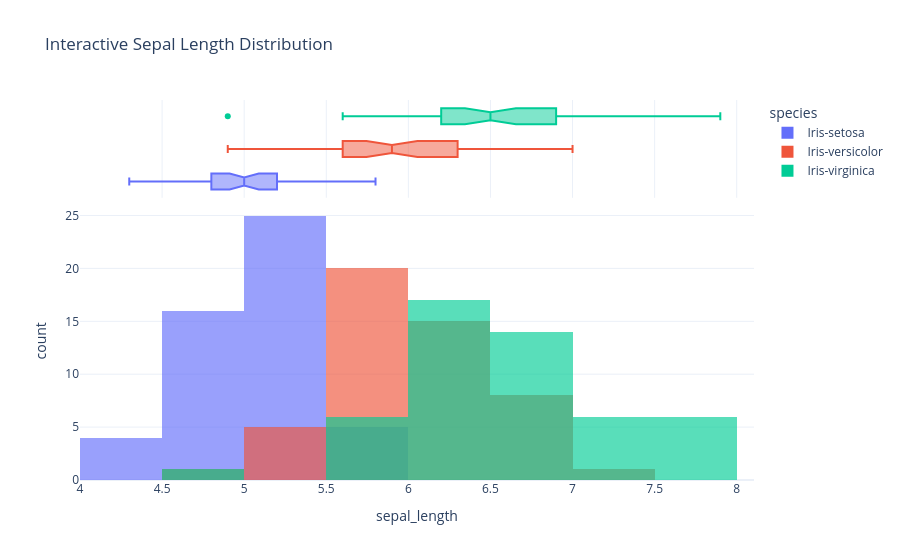
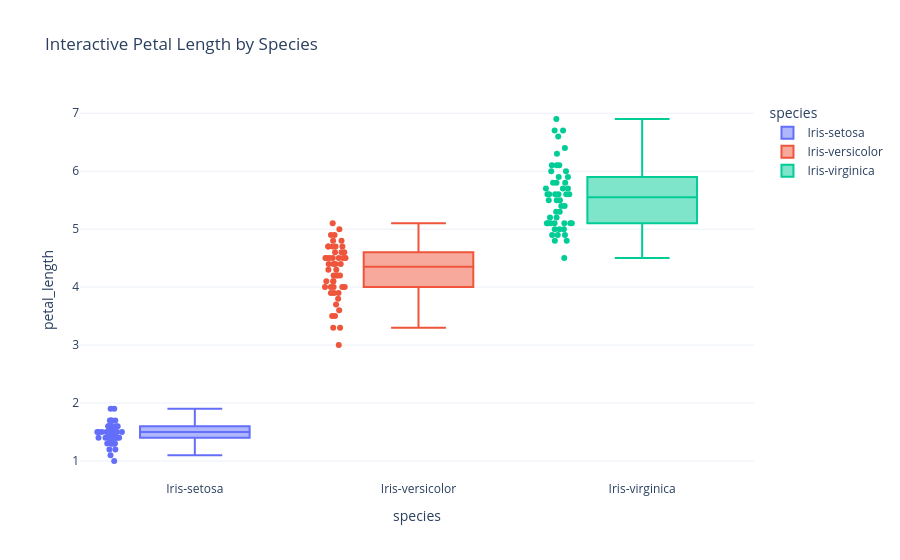

Write notebook code for charts like these, in order.
### Markdown cell above
## 11. Interactive distributions

### Code cell
fig = px.histogram(
    df, x="sepal_length", color="species", marginal="box",
    barmode="overlay", opacity=0.65,
    title="Interactive Sepal Length Distribution",
    template="plotly_white"
)
fig.write_html(INTERACTIVE_DIR / "sepal_length_distribution.html")
fig.show()

fig = px.box(
    df, x="species", y="petal_length", color="species", points="all",
    title="Interactive Petal Length by Species",
    template="plotly_white"
)
fig.write_html(INTERACTIVE_DIR / "petal_length_boxplot.html")
fig.show()

### Figure 1 — Plotly figure (JSON) as saved in the notebook; plotly's stock layout.template omitted (floating-point values rounded to 4 significant figures)
{"data": [{"bingroup": "x", "hovertemplate": "species=Iris-setosa<br>sepal_length=%{x}<br>count=%{y}<extra></extra>", "legendgroup": "Iris-setosa", "marker": {"color": "#636efa", "opacity": 0.65, "pattern": {"shape": ""}}, "name": "Iris-setosa", "orientation": "v", "showlegend": true, "type": "histogram", "x": [5.1, 4.9, 4.7, 4.6, 5.0, 5.4, 4.6, 5.0, 4.4, 4.9, 5.4, 4.8, 4.8, 4.3, 5.8, 5.7, 5.4, 5.1, 5.7, 5.1, 5.4, 5.1, 4.6, 5.1, 4.8, 5.0, 5.0, 5.2, 5.2, 4.7, 4.8, 5.4, 5.2, 5.5, 4.9, 5.0, 5.5, 4.9, 4.4, 5.1, 5.0, 4.5, 4.4, 5.0, 5.1, 4.8, 5.1, 4.6, 5.3, 5.0], "xaxis": "x", "yaxis": "y"}, {"hovertemplate": "species=Iris-setosa<br>sepal_length=%{x}<extra></extra>", "legendgroup": "Iris-setosa", "marker": {"color": "#636efa"}, "name": "Iris-setosa", "notched": true, "showlegend": false, "type": "box", "x": [5.1, 4.9, 4.7, 4.6, 5.0, 5.4, 4.6, 5.0, 4.4, 4.9, 5.4, 4.8, 4.8, 4.3, 5.8, 5.7, 5.4, 5.1, 5.7, 5.1, 5.4, 5.1, 4.6, 5.1, 4.8, 5.0, 5.0, 5.2, 5.2, 4.7, 4.8, 5.4, 5.2, 5.5, 4.9, 5.0, 5.5, 4.9, 4.4, 5.1, 5.0, 4.5, 4.4, 5.0, 5.1, 4.8, 5.1, 4.6, 5.3, 5.0], "xaxis": "x2", "yaxis": "y2"}, {"bingroup": "x", "hovertemplate": "species=Iris-versicolor<br>sepal_length=%{x}<br>count=%{y}<extra></extra>", "legendgroup": "Iris-versicolor", "marker": {"color": "#EF553B", "opacity": 0.65, "pattern": {"shape": ""}}, "name": "Iris-versicolor", "orientation": "v", "showlegend": true, "type": "histogram", "x": [7.0, 6.4, 6.9, 5.5, 6.5, 5.7, 6.3, 4.9, 6.6, 5.2, 5.0, 5.9, 6.0, 6.1, 5.6, 6.7, 5.6, 5.8, 6.2, 5.6, 5.9, 6.1, 6.3, 6.1, 6.4, 6.6, 6.8, 6.7, 6.0, 5.7, 5.5, 5.5, 5.8, 6.0, 5.4, 6.0, 6.7, 6.3, 5.6, 5.5, 5.5, 6.1, 5.8, 5.0, 5.6, 5.7, 5.7, 6.2, 5.1, 5.7], "xaxis": "x", "yaxis": "y"}, {"hovertemplate": "species=Iris-versicolor<br>sepal_length=%{x}<extra></extra>", "legendgroup": "Iris-versicolor", "marker": {"color": "#EF553B"}, "name": "Iris-versicolor", "notched": true, "showlegend": false, "type": "box", "x": [7.0, 6.4, 6.9, 5.5, 6.5, 5.7, 6.3, 4.9, 6.6, 5.2, 5.0, 5.9, 6.0, 6.1, 5.6, 6.7, 5.6, 5.8, 6.2, 5.6, 5.9, 6.1, 6.3, 6.1, 6.4, 6.6, 6.8, 6.7, 6.0, 5.7, 5.5, 5.5, 5.8, 6.0, 5.4, 6.0, 6.7, 6.3, 5.6, 5.5, 5.5, 6.1, 5.8, 5.0, 5.6, 5.7, 5.7, 6.2, 5.1, 5.7], "xaxis": "x2", "yaxis": "y2"}, {"bingroup": "x", "hovertemplate": "species=Iris-virginica<br>sepal_length=%{x}<br>count=%{y}<extra></extra>", "legendgroup": "Iris-virginica", "marker": {"color": "#00cc96", "opacity": 0.65, "pattern": {"shape": ""}}, "name": "Iris-virginica", "orientation": "v", "showlegend": true, "type": "histogram", "x": [6.3, 5.8, 7.1, 6.3, 6.5, 7.6, 4.9, 7.3, 6.7, 7.2, 6.5, 6.4, 6.8, 5.7, 5.8, 6.4, 6.5, 7.7, 7.7, 6.0, 6.9, 5.6, 7.7, 6.3, 6.7, 7.2, 6.2, 6.1, 6.4, 7.2, 7.4, 7.9, 6.4, 6.3, 6.1, 7.7, 6.3, 6.4, 6.0, 6.9, 6.7, 6.9, 5.8, 6.8, 6.7, 6.7, 6.3, 6.5, 6.2, 5.9], "xaxis": "x", "yaxis": "y"}, {"hovertemplate": "species=Iris-virginica<br>sepal_length=%{x}<extra></extra>", "legendgroup": "Iris-virginica", "marker": {"color": "#00cc96"}, "name": "Iris-virginica", "notched": true, "showlegend": false, "type": "box", "x": [6.3, 5.8, 7.1, 6.3, 6.5, 7.6, 4.9, 7.3, 6.7, 7.2, 6.5, 6.4, 6.8, 5.7, 5.8, 6.4, 6.5, 7.7, 7.7, 6.0, 6.9, 5.6, 7.7, 6.3, 6.7, 7.2, 6.2, 6.1, 6.4, 7.2, 7.4, 7.9, 6.4, 6.3, 6.1, 7.7, 6.3, 6.4, 6.0, 6.9, 6.7, 6.9, 5.8, 6.8, 6.7, 6.7, 6.3, 6.5, 6.2, 5.9], "xaxis": "x2", "yaxis": "y2"}], "layout": {"barmode": "overlay", "legend": {"title": {"text": "species"}, "tracegroupgap": 0}, "title": {"text": "Interactive Sepal Length Distribution"}, "xaxis": {"anchor": "y", "domain": [0, 1], "title": {"text": "sepal_length"}}, "xaxis2": {"anchor": "y2", "domain": [0, 1], "matches": "x", "showgrid": true, "showticklabels": false}, "yaxis": {"anchor": "x", "domain": [0, 0.7326], "title": {"text": "count"}}, "yaxis2": {"anchor": "x2", "domain": [0.7426, 1], "matches": "y2", "showgrid": false, "showline": false, "showticklabels": false, "ticks": ""}}}

### Figure 2 — Plotly figure (JSON) as saved in the notebook; plotly's stock layout.template omitted (floating-point values rounded to 4 significant figures)
{"data": [{"alignmentgroup": "True", "boxpoints": "all", "hovertemplate": "species=%{x}<br>petal_length=%{y}<extra></extra>", "legendgroup": "Iris-setosa", "marker": {"color": "#636efa"}, "name": "Iris-setosa", "notched": false, "offsetgroup": "Iris-setosa", "orientation": "v", "showlegend": true, "type": "box", "x": ["Iris-setosa", "Iris-setosa", "Iris-setosa", "Iris-setosa", "Iris-setosa", "Iris-setosa", "Iris-setosa", "Iris-setosa", "Iris-setosa", "Iris-setosa", "Iris-setosa", "Iris-setosa", "Iris-setosa", "Iris-setosa", "Iris-setosa", "Iris-setosa", "Iris-setosa", "Iris-setosa", "Iris-setosa", "Iris-setosa", "Iris-setosa", "Iris-setosa", "Iris-setosa", "Iris-setosa", "Iris-setosa", "Iris-setosa", "Iris-setosa", "Iris-setosa", "Iris-setosa", "Iris-setosa", "Iris-setosa", "Iris-setosa", "Iris-setosa", "Iris-setosa", "Iris-setosa", "Iris-setosa", "Iris-setosa", "Iris-setosa", "Iris-setosa", "Iris-setosa", "Iris-setosa", "Iris-setosa", "Iris-setosa", "Iris-setosa", "Iris-setosa", "Iris-setosa", "Iris-setosa", "Iris-setosa", "Iris-setosa", "Iris-setosa"], "x0": " ", "xaxis": "x", "y": [1.4, 1.4, 1.3, 1.5, 1.4, 1.7, 1.4, 1.5, 1.4, 1.5, 1.5, 1.6, 1.4, 1.1, 1.2, 1.5, 1.3, 1.4, 1.7, 1.5, 1.7, 1.5, 1.0, 1.7, 1.9, 1.6, 1.6, 1.5, 1.4, 1.6, 1.6, 1.5, 1.5, 1.4, 1.5, 1.2, 1.3, 1.5, 1.3, 1.5, 1.3, 1.3, 1.3, 1.6, 1.9, 1.4, 1.6, 1.4, 1.5, 1.4], "y0": " ", "yaxis": "y"}, {"alignmentgroup": "True", "boxpoints": "all", "hovertemplate": "species=%{x}<br>petal_length=%{y}<extra></extra>", "legendgroup": "Iris-versicolor", "marker": {"color": "#EF553B"}, "name": "Iris-versicolor", "notched": false, "offsetgroup": "Iris-versicolor", "orientation": "v", "showlegend": true, "type": "box", "x": ["Iris-versicolor", "Iris-versicolor", "Iris-versicolor", "Iris-versicolor", "Iris-versicolor", "Iris-versicolor", "Iris-versicolor", "Iris-versicolor", "Iris-versicolor", "Iris-versicolor", "Iris-versicolor", "Iris-versicolor", "Iris-versicolor", "Iris-versicolor", "Iris-versicolor", "Iris-versicolor", "Iris-versicolor", "Iris-versicolor", "Iris-versicolor", "Iris-versicolor", "Iris-versicolor", "Iris-versicolor", "Iris-versicolor", "Iris-versicolor", "Iris-versicolor", "Iris-versicolor", "Iris-versicolor", "Iris-versicolor", "Iris-versicolor", "Iris-versicolor", "Iris-versicolor", "Iris-versicolor", "Iris-versicolor", "Iris-versicolor", "Iris-versicolor", "Iris-versicolor", "Iris-versicolor", "Iris-versicolor", "Iris-versicolor", "Iris-versicolor", "Iris-versicolor", "Iris-versicolor", "Iris-versicolor", "Iris-versicolor", "Iris-versicolor", "Iris-versicolor", "Iris-versicolor", "Iris-versicolor", "Iris-versicolor", "Iris-versicolor"], "x0": " ", "xaxis": "x", "y": [4.7, 4.5, 4.9, 4.0, 4.6, 4.5, 4.7, 3.3, 4.6, 3.9, 3.5, 4.2, 4.0, 4.7, 3.6, 4.4, 4.5, 4.1, 4.5, 3.9, 4.8, 4.0, 4.9, 4.7, 4.3, 4.4, 4.8, 5.0, 4.5, 3.5, 3.8, 3.7, 3.9, 5.1, 4.5, 4.5, 4.7, 4.4, 4.1, 4.0, 4.4, 4.6, 4.0, 3.3, 4.2, 4.2, 4.2, 4.3, 3.0, 4.1], "y0": " ", "yaxis": "y"}, {"alignmentgroup": "True", "boxpoints": "all", "hovertemplate": "species=%{x}<br>petal_length=%{y}<extra></extra>", "legendgroup": "Iris-virginica", "marker": {"color": "#00cc96"}, "name": "Iris-virginica", "notched": false, "offsetgroup": "Iris-virginica", "orientation": "v", "showlegend": true, "type": "box", "x": ["Iris-virginica", "Iris-virginica", "Iris-virginica", "Iris-virginica", "Iris-virginica", "Iris-virginica", "Iris-virginica", "Iris-virginica", "Iris-virginica", "Iris-virginica", "Iris-virginica", "Iris-virginica", "Iris-virginica", "Iris-virginica", "Iris-virginica", "Iris-virginica", "Iris-virginica", "Iris-virginica", "Iris-virginica", "Iris-virginica", "Iris-virginica", "Iris-virginica", "Iris-virginica", "Iris-virginica", "Iris-virginica", "Iris-virginica", "Iris-virginica", "Iris-virginica", "Iris-virginica", "Iris-virginica", "Iris-virginica", "Iris-virginica", "Iris-virginica", "Iris-virginica", "Iris-virginica", "Iris-virginica", "Iris-virginica", "Iris-virginica", "Iris-virginica", "Iris-virginica", "Iris-virginica", "Iris-virginica", "Iris-virginica", "Iris-virginica", "Iris-virginica", "Iris-virginica", "Iris-virginica", "Iris-virginica", "Iris-virginica", "Iris-virginica"], "x0": " ", "xaxis": "x", "y": [6.0, 5.1, 5.9, 5.6, 5.8, 6.6, 4.5, 6.3, 5.8, 6.1, 5.1, 5.3, 5.5, 5.0, 5.1, 5.3, 5.5, 6.7, 6.9, 5.0, 5.7, 4.9, 6.7, 4.9, 5.7, 6.0, 4.8, 4.9, 5.6, 5.8, 6.1, 6.4, 5.6, 5.1, 5.6, 6.1, 5.6, 5.5, 4.8, 5.4, 5.6, 5.1, 5.1, 5.9, 5.7, 5.2, 5.0, 5.2, 5.4, 5.1], "y0": " ", "yaxis": "y"}], "layout": {"boxmode": "overlay", "legend": {"title": {"text": "species"}, "tracegroupgap": 0}, "title": {"text": "Interactive Petal Length by Species"}, "xaxis": {"anchor": "y", "categoryarray": ["Iris-setosa", "Iris-versicolor", "Iris-virginica"], "categoryorder": "array", "domain": [0, 1], "title": {"text": "species"}}, "yaxis": {"anchor": "x", "domain": [0, 1], "title": {"text": "petal_length"}}}}
